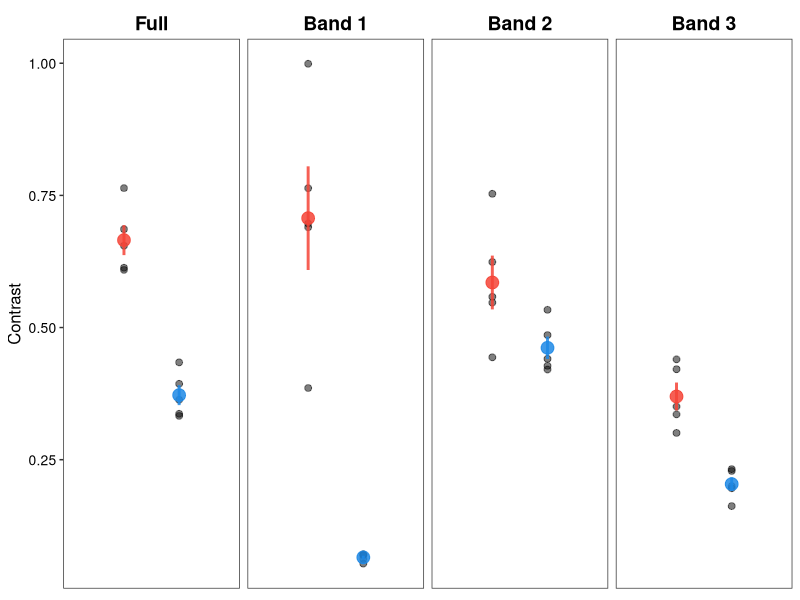

This chart was generated by the following R code: (Note: this script raises an error after producing the figure.)
library(ggplot2)
library(stringr)
library(tidyr)
library(cowplot)
library(emmeans)


# Loading Dataframe -------------------------------------------------------

dat <- read.csv("ContrastValues_BGOF.csv")
dat$Distance <- as.character(dat$Distance)
dat$Distance <- as.numeric(str_replace_all(dat$Distance, "m", ""))
str(dat)

# Converting wide to long form
d <- gather(dat, Contrast, Value, Overall_Contrast:Band3_Contrast, factor_key = T)
# d$Condition <- relevel(d$Condition, ref="OF")
str(d)
levels(d$Contrast)

# Plotting Boxplot --------------------------------------------------------
col <- c("#F44336", "#1E88E5")

# Labelling of facets
contr.labs <- c("Full", "Band 1", "Band 2", "Band 3")
names(contr.labs) <- c("Overall_Contrast", "Band1_Contrast", "Band2_Contrast", "Band3_Contrast")

g <- ggplot(d, aes(x=Contrast, y=Value, colour=Condition, group=Condition)) + 
  geom_point(position = position_dodge(width=0.75), size=2, alpha=0.5, colour="black")
g <- g + geom_point(stat = "summary", fun.y="mean", position = position_dodge(width=0.75), size=4, alpha=0.85) +
  geom_errorbar(stat="summary", fun.data="mean_se", position = position_dodge(width=0.75),  width=0, size=1, alpha=0.85)
g <- g +scale_color_manual(values=col)
g <- g +facet_grid(.~Contrast, scale="free_x", labeller = labeller(Contrast = contr.labs))
g <- g + theme_bw()
g <- g + theme(axis.ticks.x = element_blank(), axis.text = element_text(size=10, colour="black"), 
                     axis.title = element_text(size=12, colour="black"), axis.text.x = element_blank(), axis.title.x = element_blank())
g <- g + theme(panel.grid = element_blank(), panel.background = element_blank())
g <- g + scale_y_continuous(name="Contrast")
g <- g + theme(legend.position = "none")
g <- g + theme(strip.background = element_blank(), strip.text = element_text(size=14, face="bold", colour="black"))
g



# Making a multiplot ------------------------------------------------------

# Need to set up a plot with representative images of the BG and OF, and representative images of the band used
# The plot will have 2 columns.
# First column will have the 2 representative images
# Second column will have 4 images on top and the plot in the bottom


# COlumn 1
bg200 <- ggdraw() + draw_image("BG_200m_Compressed.png")
of200 <- ggdraw() + draw_image("OF_200m_Compressed.png")

rep_img <- plot_grid(bg200, NULL, of200, ncol = 1,
                     rel_heights = c(1,0.001,1),
                     rel_widths = c(0.8, 0.8, 0.8),
                     labels = c("A","","B",""),
                     label_size = 18,
                     label_colour = "white",
                     label_fontfamily = "sans")

# Column 2
# Row 1
con_full <- ggdraw() + draw_image("BG_200m_Compressed_Full.png")
con_b1 <- ggdraw() + draw_image("BG_200m_Compressed_Band1.png")
con_b2 <- ggdraw() + draw_image("BG_200m_Compressed_Band2.png")
con_b3 <- ggdraw() + draw_image("BG_200m_Compressed_Band3.png")

cont_img <- plot_grid(NULL, con_full, NULL, con_b1, NULL, con_b2,NULL,con_b3,NULL, nrow=1, 
                       rel_widths = c(0.9,1,0.2,1, 0.2,1,0.2,1, 0.2))
# Row 2
cont_plot <- plot_grid(cont_img,NULL, g, ncol=1,
                       rel_heights = c(0.3,-0.05,1),
                       labels=c("C",""),
                       label_size = 18,
                       label_fontfamily = "sans")


# Multiplot
final <- plot_grid(rep_img, NULL, cont_plot, nrow=1,
                   rel_widths = c(0.45, 0.001, 0.5))

save_plot("ContrastAnalysis.pdf", final, base_height = 5, base_width = 7.5)
save_plot("ContrastAnalysis.png", final, base_height = 5, base_width = 7.5)
save_plot("ContrastAnalysis.tiff", final, base_height = 5, base_width = 7.5)
save_plot("ContrastAnalysis.svg", final, base_height = 5, base_width = 7.5)


# Analysis ----------------------------------------------------------------

# Running simple LM for overall contrast
m1 <- lm(Value~Condition, data=d[which(d$Contrast=="Overall_Contrast"),])
plot(m1)
# Some increase in variance. Normality is fine
summary(m1)
# OF contrast is significantly less

# Models for band wise contrast
m2 <- lm(Value~Condition+Contrast, data=d[which(d$Contrast=="Band1_Contrast" | d$Contrast=="Band2_Contrast" | d$Contrast=="Band3_Contrast"),])
plot(m2)
# Normality and Variance seems fine
m2int <- lm(Value~Condition*Contrast, data=d[which(d$Contrast=="Band1_Contrast" | d$Contrast=="Band2_Contrast" | d$Contrast=="Band3_Contrast"),])
plot(m2int)
# Variance changes with the fitted value. Normality seems fine

anova(m2, m2int)
# Significant interaction effect
summary(m2int)

emmip(m2int, Condition~Contrast)
emm_cond <- emmeans(m2int, pairwise~Condition|Contrast)
emm_cond



# Output Analysis Summary -------------------------------------------------

sink(file="ContrastAnalysis_Overall_LMResults.txt")
summary(m1)
sink()

sink(file="ContrastAnalysis_Bandwise_LMResults.txt")
anova(m2, m2int)
summary(m2int)
emm_cond
sink()
